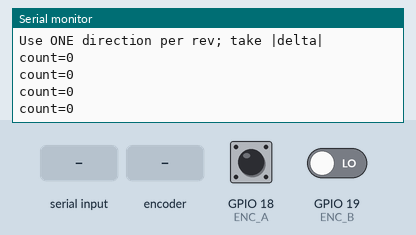
This sketch was run on a simulated ESP32. On the bench: the last lines printed to the serial monitor. The test bench sets the inputs (shaded band); at power-on: GPIO 18 (ENC_A) HIGH, GPIO 19 (ENC_B) LOW.

Above: at 1.5 s.
1.6 s: "z" received over Serial
At 1.76 s:
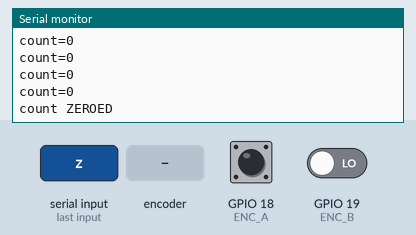
3.1 s: rotary encoder on GPIO 18 (ENC_A) / GPIO 19 (ENC_B) turned 1 step (first pin leading)
At 3.51 s:
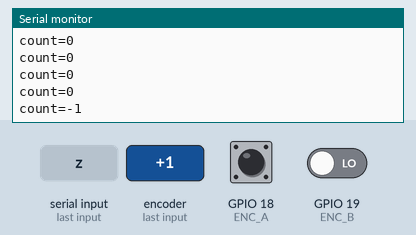
4.8 s: rotary encoder on GPIO 18 (ENC_A) / GPIO 19 (ENC_B) turned 1 step (first pin leading)
At 5.32 s:
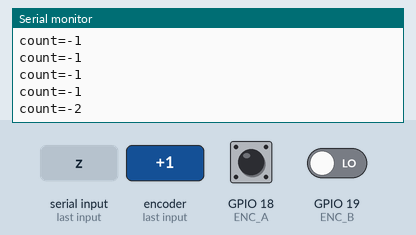
Timing chart, 0 to 7.8 s (numbered marks = the images above; inputs shaded):
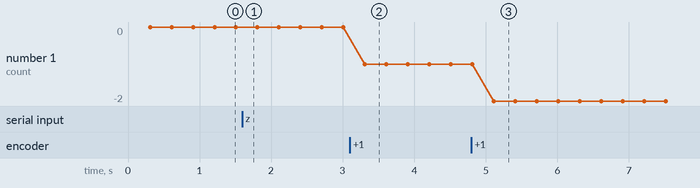

Measured:
- after the input at 1.6 s, the serial monitor: prints a new line at once (image 1)
- after the input at 3.1 s, the serial monitor: prints a new line after 0.21 s (image 2)
- after the input at 4.8 s, the serial monitor: prints a new line after 0.31 s (image 3)
- plotted number 1: 0 → -1 after the input at 3.1 s, -1 → -2 after the input at 4.8 s

The sketch:

EncoderCal.ino
```cpp
// countsPerRev 标定 — 12V OFF, USB 供电, 不驱动电机
// 标电机B(21/22): 改下面 CAL_A 为 false
// 操作: Serial 输入 z 回车清零 → 输出轴标记转 1 整圈 → 读 count; 或转 10 圈除以 10

#define CAL_A true

#if CAL_A
const int ENC_A = 18, ENC_B = 19;
const char *NAME = "Motor A (18/19)";
#else
const int ENC_A = 21, ENC_B = 22;
const char *NAME = "Motor B (21/22)";
#endif

volatile int32_t count = 0;

void IRAM_ATTR onEncA() {
  if ((GPIO.in >> ENC_B) & 1) {
    count++;
  } else {
    count--;
  }
}

void setup() {
  Serial.begin(115200);
  delay(300);

  pinMode(ENC_A, INPUT);
  pinMode(ENC_B, INPUT);
  attachInterrupt(digitalPinToInterrupt(ENC_A), onEncA, RISING);

  Serial.println();
  Serial.println("EncoderCal — 12V OFF, hand rotate OUTPUT shaft only");
  Serial.println(NAME);
  Serial.println("z + Enter = zero count; then 1 rev (or 10 rev /10)");
  Serial.println("Use ONE direction per rev; take |delta|");
}

void zeroCount() {
  noInterrupts();
  count = 0;
  interrupts();
  Serial.println("count ZEROED");
}

void loop() {
  if (Serial.available()) {
    char c = Serial.read();
    if (c == 'z' || c == 'Z') {
      zeroCount();
    }
  }

  static uint32_t t = 0;
  if (millis() - t >= 300) {
    t = millis();
    noInterrupts();
    int32_t c = count;
    interrupts();
    Serial.print("count=");
    Serial.println(c);
  }
}
```
